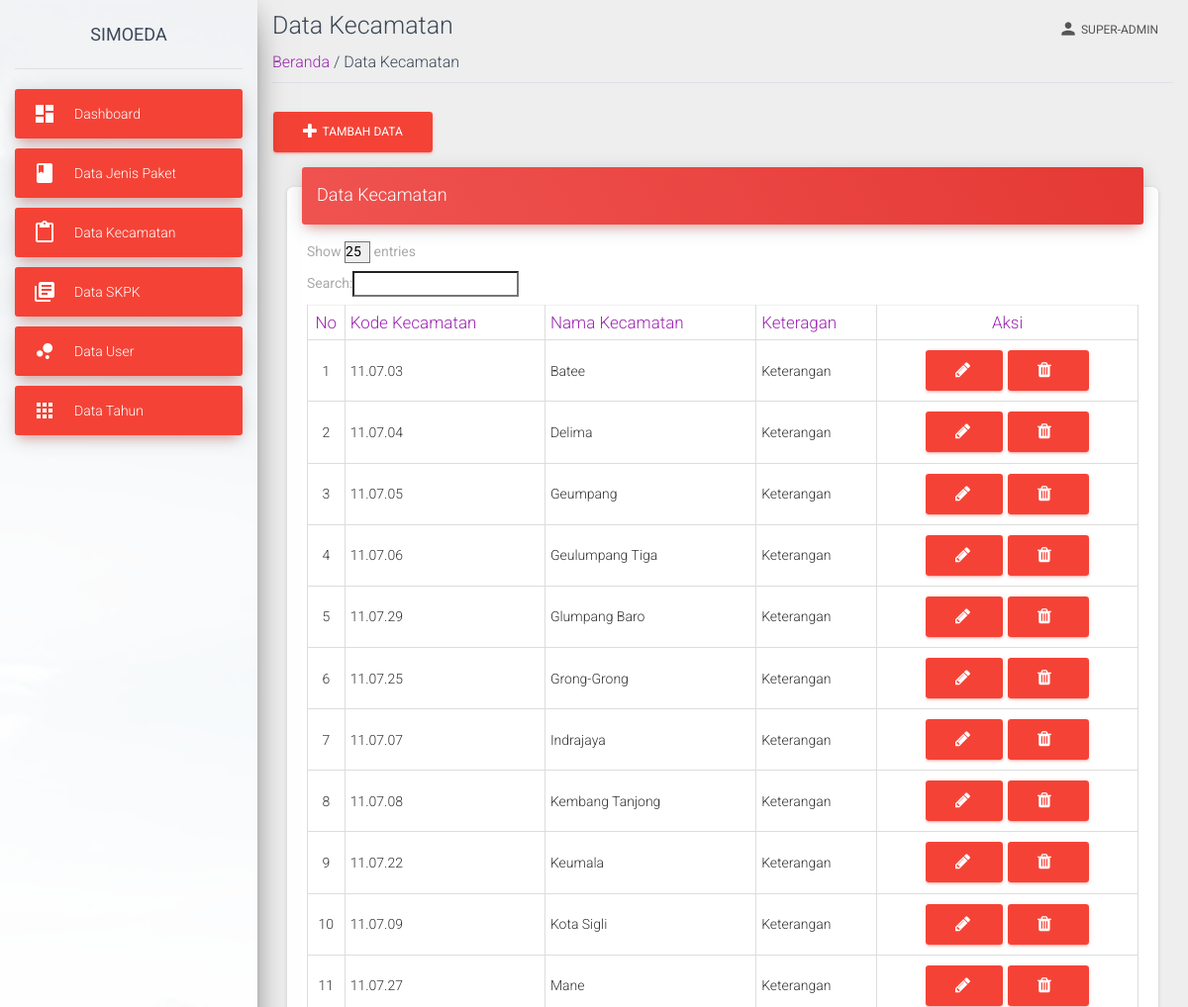
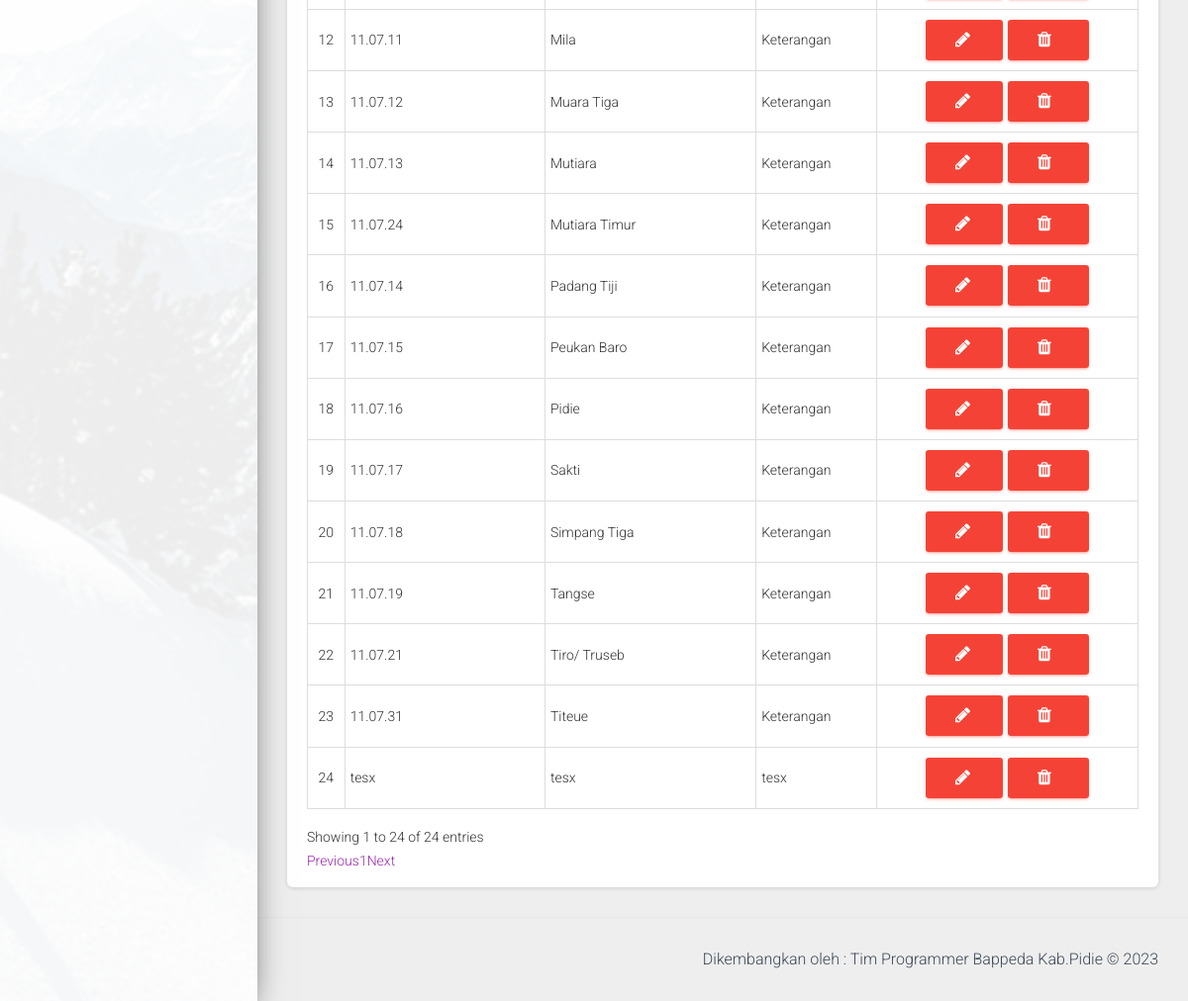
The page /view/data-kecamatan.php (signed in) on the database its author committed (2 pictures, top to bottom).
### tables this page shows
CREATE TABLE `kecamatan` (
  `id_kecamatan` int(11) NOT NULL,
  `kode_kecamatan` varchar(25) NOT NULL,
  `nama_kecamatan` varchar(25) NOT NULL,
  `keterangan` varchar(255) DEFAULT NULL
);

### view/data-kecamatan.php (the view, shortened to what this page needs)
<?php
require('../view/template-atas-admin.php');
?>
<?php
require('../proses/koneksi.php');
?>
    <div class="container-fluid">
        <div class="title">
            <h3 class="text-gray-800 my-2">Data Kecamatan</h3>
        </div>
        <div class="subtitle border-bottom mb-4 pb-2">
            <span class=""><a href="index">Beranda </a></span>
            <span class="text-grey"> / Data Kecamatan</span>
        </div>
            <button type="button" class="btn btn-danger" data-toggle="modal" data-target="#exampleModal">
            <i class="fa fa-plus"></i>&nbsp;
                Tambah Data
            </button>
    <div class="content">
        <div class="container-fluid">
          <div class="row">
            <div class="col-md-12">
              <div class="card">
                <div class="card-header card-header-danger">
                  <h4 class="card-title "> Data Kecamatan</h4>
                </div>
          <div class="card-body">
        <div class="table-responsive">
        <table id="myTable" class="table table-bordered"
                data-page-length="25">
                <thead class="text-primary">
                    <tr>
                        <th class="text-center">No</th>
                        <th>Kode Kecamatan</th>
                        <th>Nama Kecamatan</th>
                        <th>Keteragan</th>
                        <th class="text-center">Aksi</th>
                    </tr>
                </thead>
                <?php
                            $noUrut=1;
                            $data=mysqli_query($koneksi,"SELECT * FROM kecamatan");
                            ?>
                <tbody id="dataTable">
                    <?php
                            while($d=mysqli_fetch_array($data)){
                            ?>
                    <tr>
                        <td class="text-center"><?php echo $noUrut++; ?></td>
                        <td><?php echo $d['kode_kecamatan']; ?></td>
                        <td><?php echo $d['nama_kecamatan']; ?></td>
                        <td><?php echo $d['keterangan']; ?></td>
                        <td class="text-center">
                                <button type="button" class="btn btn-danger" data-toggle="modal" data-target="#data<?php echo $d['id_kecamatan']; ?>">
                                <i class="fa fa-pencil"></i>&nbsp;
                                </button>
                            <a href="../proses/data-kecamatan-hapus.php?id=<?php echo $d['id_kecamatan']; ?>"
                            class="btn btn-danger"
                                onClick="return confirm('Apakah anda yakin menghapus data ini : <?php echo $d['nama_kecamatan'];?> ?')">
                                <i class="fa fa-trash mr-2" title="Hapus"></i>
                            </a>
                        </td>
                    </tr>
                    <?php
                            }
                        ?>
                </tbody>
            </table>
        </div>
    </div>
      </div>
        </div>
          </div>
            </div>
  </div>
    </div>
 <?php
require('../view/template-bawah-monev.php')
?>

### rows shown on the page
kecamatan: kode_kecamatan "11.07.03", nama_kecamatan "Batee", keterangan "Keterangan"
kecamatan: kode_kecamatan "11.07.04", nama_kecamatan "Delima", keterangan "Keterangan"
kecamatan: kode_kecamatan "11.07.05", nama_kecamatan "Geumpang", keterangan "Keterangan"
kecamatan: kode_kecamatan "11.07.06", nama_kecamatan "Geulumpang Tiga", keterangan "Keterangan"
kecamatan: kode_kecamatan "11.07.29", nama_kecamatan "Glumpang Baro", keterangan "Keterangan"
kecamatan: kode_kecamatan "11.07.25", nama_kecamatan "Grong-Grong", keterangan "Keterangan"
kecamatan: kode_kecamatan "11.07.07", nama_kecamatan "Indrajaya", keterangan "Keterangan"
kecamatan: kode_kecamatan "11.07.08", nama_kecamatan "Kembang Tanjong", keterangan "Keterangan"
kecamatan: kode_kecamatan "11.07.22", nama_kecamatan "Keumala", keterangan "Keterangan"
kecamatan: kode_kecamatan "11.07.09", nama_kecamatan "Kota Sigli", keterangan "Keterangan"
kecamatan: kode_kecamatan "11.07.27", nama_kecamatan "Mane", keterangan "Keterangan"
kecamatan: kode_kecamatan "11.07.11", nama_kecamatan "Mila", keterangan "Keterangan"
kecamatan: kode_kecamatan "11.07.12", nama_kecamatan "Muara Tiga", keterangan "Keterangan"
kecamatan: kode_kecamatan "11.07.13", nama_kecamatan "Mutiara", keterangan "Keterangan"
kecamatan: kode_kecamatan "11.07.24", nama_kecamatan "Mutiara Timur", keterangan "Keterangan"
kecamatan: kode_kecamatan "11.07.14", nama_kecamatan "Padang Tiji", keterangan "Keterangan"
kecamatan: kode_kecamatan "11.07.15", nama_kecamatan "Peukan Baro", keterangan "Keterangan"
kecamatan: kode_kecamatan "11.07.16", nama_kecamatan "Pidie", keterangan "Keterangan"
kecamatan: kode_kecamatan "11.07.17", nama_kecamatan "Sakti", keterangan "Keterangan"
kecamatan: kode_kecamatan "11.07.18", nama_kecamatan "Simpang Tiga", keterangan "Keterangan"
kecamatan: kode_kecamatan "11.07.19", nama_kecamatan "Tangse", keterangan "Keterangan"
kecamatan: kode_kecamatan "11.07.21", nama_kecamatan "Tiro/ Truseb", keterangan "Keterangan"
kecamatan: kode_kecamatan "11.07.31", nama_kecamatan "Titeue", keterangan "Keterangan"
kecamatan: kode_kecamatan "tesx", nama_kecamatan "tesx", keterangan "tesx"

### other values the page prints
$_SESSION['level'] "SUPER-ADMIN"
